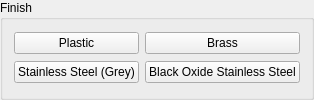
             <widget class="QGroupBox" name="washer_finish">
              <property name="title">
               <string>Finish</string>
              </property>
              <property name="checkable">
               <bool>false</bool>
              </property>
              <property name="checked">
               <bool>false</bool>
              </property>
              <layout class="QGridLayout" name="gridLayout_7">
               <item row="0" column="1">
                <widget class="QPushButton" name="pushButton_257">
                 <property name="text">
                  <string>Brass</string>
                 </property>
                 <attribute name="buttonGroup">
                  <string notr="true">WasherFinishGroup</string>
                 </attribute>
                </widget>
               </item>
               <item row="0" column="0">
                <widget class="QPushButton" name="pushButton_264">
                 <property name="text">
                  <string>Plastic</string>
                 </property>
                 <attribute name="buttonGroup">
                  <string notr="true">WasherFinishGroup</string>
                 </attribute>
                </widget>
               </item>
               <item row="1" column="0">
                <widget class="QPushButton" name="pushButton_258">
                 <property name="text">
                  <string>Stainless Steel (Grey)</string>
                 </property>
                 <property name="checkable">
                  <bool>true</bool>
                 </property>
                 <attribute name="buttonGroup">
                  <string notr="true">WasherFinishGroup</string>
                 </attribute>
                </widget>
               </item>
               <item row="1" column="1">
                <widget class="QPushButton" name="pushButton_259">
                 <property name="text">
                  <string>Black Oxide Stainless Steel</string>
                 </property>
                 <attribute name="buttonGroup">
                  <string notr="true">WasherFinishGroup</string>
                 </attribute>
                </widget>
               </item>
              </layout>
             </widget>
